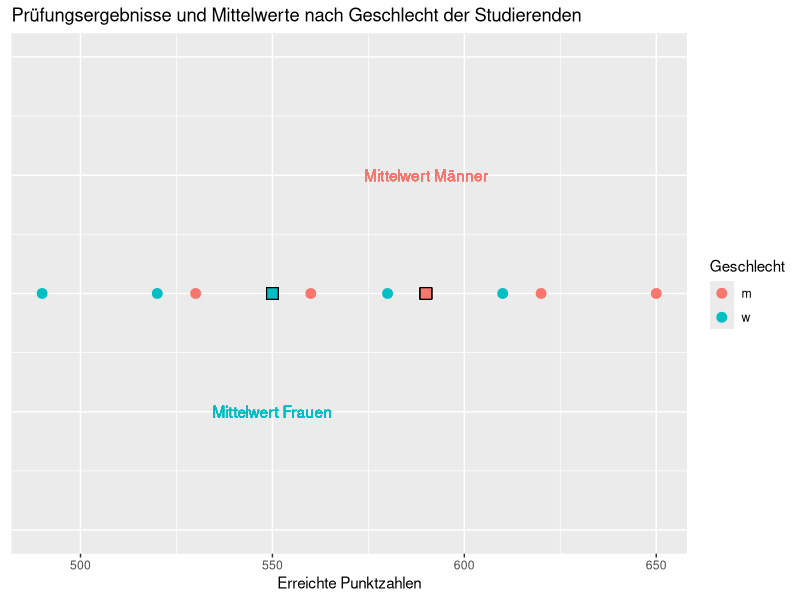
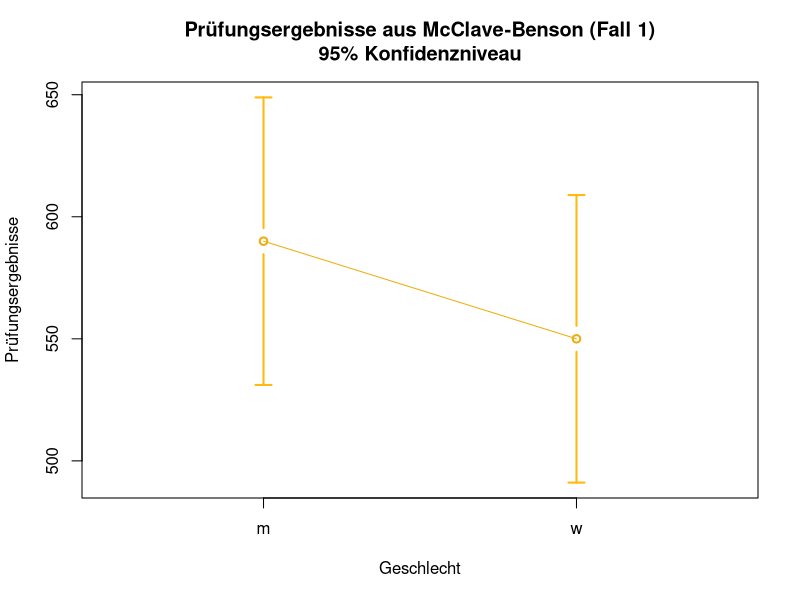

These charts were generated, in order, by the following R code: (Note: this script raises an error after producing the figures.)
## ---- chunk 1
knitr::opts_chunk$set(echo = FALSE)
library(knitr)
library(kableExtra)
suppressPackageStartupMessages(library(dplyr))
library(tidyverse)

# MASS für den Datensatz UScrime
library(MASS)

# Die ersten 4 Default-Farben aus ggplot2
library(scales)
defColors <- hue_pal()(4)

library(RColorBrewer)
myPalette <- brewer.pal(5, "RdYlGn")

# Library für die Funktion plotmeans
library(gplots)

suppressPackageStartupMessages(library(multcomp))
library(multcomp)

suppressPackageStartupMessages(library(car))
library(car)

# Ausgabe von double-Werte mit  zwei Stellen hinter dem Komma
options(digits=4)
## ---- chunk 2
satscorefemale1 <- c(490, 520, 550, 580, 610)
satscoremale1 <- c(530, 560, 590, 620, 650)

scores1 <- c(490, 520, 550, 580, 610, 530, 560, 590, 620, 650)
satlevels <- as.factor(c("w", "w", "w", "w", "w",
                          "m", "m", "m", "m", "m"))

satscores1 <- tibble(response=scores1,
                     treatment=satlevels)


ggplot(satscores1, aes(x=response)) +
  geom_point(aes(y=0, color=treatment), size=3) + 
  geom_point(x=550, y=0, fill=defColors[3], size=4, shape=22) + 
  geom_point(x=590, y=0, fill=defColors[1], size=4, shape=22) +
  geom_text(x=550, y=-0.05, label="Mittelwert Frauen", 
            color=defColors[3], hjust="center") +
    geom_text(x=590, y=0.05, label="Mittelwert Männer", 
              color=defColors[1], hjust="center") +
    scale_y_continuous(limits=c(-0.1, 0.1)) +
  labs(
    title="Prüfungsergebnisse und Mittelwerte nach Geschlecht der Studierenden", 
    x="Erreichte Punktzahlen"
  ) +  
  theme(axis.title.y=element_blank(),
        axis.text.y=element_blank(), 
        axis.ticks.y=element_blank()) +
  guides(color=guide_legend(title="Geschlecht"))

## ---- chunk 3
plotmeans(response ~ treatment, data=satscores1,
          xlab="Geschlecht",
          ylab='Prüfungsergebnisse',
          col="darkgoldenrod2",
          n.label=FALSE,
          use.t=TRUE,
          barwidth=2,
          barcol="darkgoldenrod1",
          main='Prüfungsergebnisse aus McClave-Benson (Fall 1)\n95% Konfidenzniveau')
          
t.test(response~treatment, data=satscores1,
                 paired=FALSE,
                 alternative="two.sided",
                 var.equal=FALSE)

aovfit <- aov(response~treatment, data=satscores1)

summary(aovfit)
## ---- chunk 4
scores2 <- c(540, 545, 550, 555, 560, 580, 585, 590, 595, 600)

satscores2 <- tibble(response=scores2,
                     treatment=satlevels)


ggplot(satscores2, aes(x=response)) +
  geom_point(aes(y=0, color=treatment), size=3) + 
  geom_point(x=550, y=0, fill=defColors[3], size=4, shape=22) + 
  geom_point(x=590, y=0, fill=defColors[1], size=4, shape=22) +
  geom_text(x=550, y=-0.05, label="Mittelwert Frauen", 
            color=defColors[3], hjust="center") +
    geom_text(x=590, y=0.05, label="Mittelwert Männer", 
              color=defColors[1], hjust="center") +
    scale_y_continuous(limits=c(-0.1, 0.1)) +
  labs(
    title="Prüfungsergebnisse und Mittelwerte nach Geschlecht der Studierenden", 
    x="Erreichte Punktzahlen"
  ) +  
  theme(axis.title.y=element_blank(),
        axis.text.y=element_blank(), 
        axis.ticks.y=element_blank()) +
  guides(color=guide_legend(title="Geschlecht"))
## ---- chunk 5
plotmeans(response ~ treatment, data=satscores2,
          xlab="Geschlecht",
          ylab='Prüfungsergebnisse',
          col="darkgoldenrod2",
          n.label=FALSE,
          use.t=TRUE,
          barwidth=2,
          barcol="darkgoldenrod1",
          main='Prüfungsergebnisse aus McClave-Benson (Fall 2)\n95% Konfidenzniveau')

t.test(response~treatment, data=satscores2,
                 paired=FALSE,
                 alternative="two.sided",
                 var.equal=FALSE)

aovfit <- aov(response~treatment, data=satscores2)

summary(aovfit)
## ---- chunk 6
table(cholesterol$trt)

cholesterol %>%
  group_by(trt) %>%
  summarize(Mittelwerte=mean(response),
            Standardabweichungen=sd(response))

plotmeans(response ~ trt, data=cholesterol,
          xlab='Treatment', 
          ylab='Respose',
          main='Mittelwerte\n95% CI')
          
fit <- aov(response ~ trt, data=cholesterol)

summary(fit)
## ---- chunk 7
TukeyHSD(fit)

par(las=2)
par(mar=c(5,8,2,4))
plot(TukeyHSD(fit))

par(mar=c(5, 4, 6, 2))
tuk <- glht(fit, linfct=mcp(trt="Tukey"))
plot(cld(tuk, level=0.05), col="lightgrey")
## ---- chunk 8
qqPlot(lm(response~trt, data=cholesterol),
       simulate=TRUE,
       main="Q-Q Plot",
       labels=FALSE)
## ---- chunk 9
bartlett.test(response~trt, data=cholesterol)
